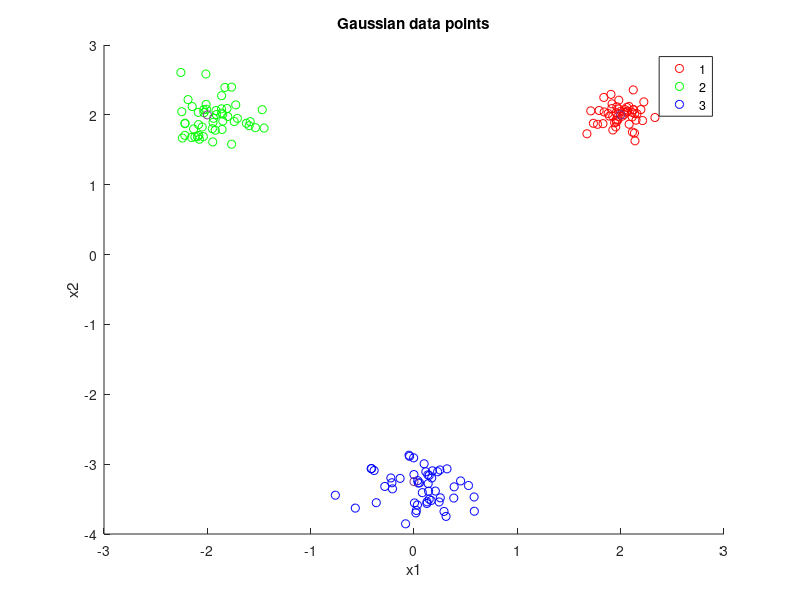

This figure's MATLAB source: (Note: this script raises an error after producing the figure.)
% EC 414 - HW 3 - Spring 2022
% K-Means starter code

clear, clc, close all;

%% Generate Gaussian data:
% Add code below:
mu1 = [2,2]';
mu2 = [-2,2]';
mu3 = [0, -3.25]';

I2 = [1 0; 0 1];

sigma1 = 0.02 * I2;
sigma2 = 0.05 * I2;
sigma3 = 0.07 * I2;

points = 50;

% data1 =  mu1' + randn(points,2)*sigma1;
% data2 =  mu2' + randn(points,2)*sigma2;
% data3 =  mu3' + randn(points,2)*sigma3;
data1 = mvnrnd(mu1, sigma1, points);
data2 = mvnrnd(mu2, sigma2, points);
data3 = mvnrnd(mu3, sigma3, points);

mu = [mu1'; mu2'; mu3'];
figure()
scatter(data1(:,1), data1(:,2), 'r');
hold on
scatter(data2(:,1), data2(:,2), 'g');
scatter(data3(:,1), data3(:,2), 'b');
scatter(mu(:,1),mu(:,2),'black*'); %plot mu values
xlabel('x1')
ylabel('x2')
title('Gaussian data points')
legend('1','2','3');
hold off

%% Generate NBA data:
% Add code below:

% HINT: readmatrix might be useful here
NBA = readmatrix("NBA_stats_2018_2019.xlsx");

% % Problem 3.2(f): Generate Concentric Rings Dataset using
% % sample_circle.m provided to you in the HW 3 folder on Blackboard.
% 
%% K-Means implementation
% Add code below

K = 3;
DATA = [data1 ; data2; data3];

%% (a)
K = 3;
DATA = [data1 ; data2; data3];

MU_init_a = [3 3; -4 -1; 2 -4];
[MU_current_a, labels_a, WCSS_a] = k_means(K, MU_init_a, DATA);
graph_clusters(DATA, labels_a, MU_current_a);

%% (b)
K = 3;
DATA = [data1 ; data2; data3];

MU_init_b = [-0.14 2.61; 3.15 -0.84; -3.28 -1.58];
[MU_current_b, labels_b, WCSS_b] = k_means(K, MU_init_b, DATA);
graph_clusters(DATA, labels_b, MU_current_b);

%% (c)
%We suggest choosing centers either 1) uniformly at random from the dataset or alternatively 2) uniformly distributed over a tight rectangular region encompassing the dataset.
K = 3;
DATA = [data1 ; data2; data3];

size = length(DATA);
WCSS_c = zeros(10,1);
for(i = 1:10)
    index = randi([1,size],1,K); %generate index for three random points from data set for mu
    while(length(unique(index)) ~= K) %if indices are not all unique keep generating indices
        index = randi([1,size],1,K);
    end
    c(i).MU_init = DATA(index, :); %get initial mu values from dataset using randomly generated indices
    [c(i).MU_current, c(i).labels, c(i).WCSS] = k_means(K, c(i).MU_init, DATA);
    %graph_clusters(DATA, c(i).labels, c(i).MU_current);
    WCSS_c(i) = c(i).WCSS;
end
sort_WCSS = sort(WCSS_c); %sort WCSS from smallest value to largest value
i = find(sort_WCSS(1) == WCSS_c); %find the index of the smallest WCSS
i = i(1); %if multiple mu values generate the smallest WCSS, choose the first one
graph_clusters(DATA, c(i).labels, c(i).MU_current); %graph clusters of smallest WCSS


%% (d)
DATA = [data1 ; data2; data3];

size = length(DATA);
WCSS_d = zeros(9,1);
for(K = 2:10)
    for(i = 1:10)
        index = randi([1,size],1,K); %generate index for three random points from data set for mu
        while(length(unique(index)) ~= K) %if indices are not all unique keep generating indices
            index = randi([1,size],1,K);
        end
        k(K-1).d(i).MU_init = DATA(index, :); %get initial mu values from dataset using randomly generated indices
        [k(K-1).d(i).MU_current, k(K-1).d(i).labels, k(K-1).d(i).WCSS] = k_means(K, k(K-1).d(i).MU_init, DATA);
        %graph_clusters(DATA, d(i).labels, d(i).MU_current);
        k(K-1).WCSS(i) = k(K-1).d(i).WCSS;
    end
    sort_WCSS = sort(k(K-1).WCSS); %sort WCSS from smallest value to largest value
    WCSS_d(K-1) = sort_WCSS(1);
end
figure()
plot(2:10, WCSS_d)
xlabel('k value')
ylabel('WCSS')
title('WCSS change with k-value')

%% 3.3
%f(k, λ) = WCSSk−means + λk, where WCSSk−means
%λ ∈ {15, 20, 25, 30}, plot f(k, λ) as a function of k for k ∈ Krange
K = [2:10];
lambda = [15 20 25 30];
figure()
for i = 1:length(lambda);
    fk = WCSS_d + lambda(i).*K';
    plot(K',fk)
    hold on
end
xlabel('k value')
ylabel('WCSS-means + λk')
legend('15','20','25','30')
title(legend, 'λ')
title('k-means WCSS + penalty λk')
hold off

%% (e)
PPG = NBA(:,7);
MPG = NBA(:,5);
DATA = [MPG PPG];

%plot data
figure()
scatter(MPG, PPG);
xlabel('Minutes Per Game')
ylabel('Points Per Game')
title('Points Per Game(PPG) versus Minutes Per Game(MPG)')

%Apply your implementation of the k-means algorithm with k = 10 selecting the best of 10 different random initializations as the final outpu
K = 10;
size = length(DATA);
WCSS_e = zeros(10,1);
for(i = 1:10)
    index = randi([1,size],1,K); %generate index for three random points from data set for mu
    while(length(unique(index)) ~= K) %if indices are not all unique keep generating indices
        index = randi([1,size],1,K);
    end
    e(i).MU_init = DATA(index, :); %get initial mu values from dataset using randomly generated indices
    [e(i).MU_current, e(i).labels, e(i).WCSS] = k_means(K, e(i).MU_init, DATA);
    %graph_clusters(DATA, c(i).labels, c(i).MU_current);
    WCSS_e(i) = e(i).WCSS;
end
sort_WCSS = sort(WCSS_e); %sort WCSS from smallest value to largest value
ind = find(sort_WCSS(1) == WCSS_e); %find the index of the smallest WCSS
ind = ind(1); %if multiple mu values generate the smallest WCSS, choose the first one
%graph_clusters(DATA, e(i).labels, e(i).MU_current); %graph clusters of smallest WCSS
figure()
data_i = DATA(find(e(ind).labels == 1), :);
scatter(data_i(:,1), data_i(:,2)); %plot points with label 1
hold on
for(i = 2:10)
    data_i = DATA(find(e(ind).labels == i), :);
    scatter(data_i(:,1), data_i(:,2));
end
scatter(e(ind).MU_current(:,1),e(ind).MU_current(:,2),'black*')
xlabel('Minutes Per Game')
ylabel('Points Per Game')
title('k-means Clusters for NBA Data')
legend({'1','2','3','4','5','6','7','8','9','10','mu'})
hold off

%% (f)
DATA = sample_circle(3);
scatter(DATA(1:500, 1), DATA(1:500, 2))
hold on
scatter(DATA(501:1000, 1), DATA(501:1000, 2))
scatter(DATA(1001:1500, 1), DATA(1001:1500, 2))
title('3 Concentric Rings')
hold off

K = 3;
size = length(DATA);
WCSS_f = zeros(10,1);
for(i = 1:10)
    index = randi([1,size],1,K); %generate index for three random points from data set for mu
    while(length(unique(index)) ~= K) %if indices are not all unique keep generating indices
        index = randi([1,size],1,K);
    end
    f(i).MU_init = DATA(index, :); %get initial mu values from dataset using randomly generated indices
    [f(i).MU_current, f(i).labels, f(i).WCSS] = k_means(K, f(i).MU_init, DATA);
    %graph_clusters(DATA, c(i).labels, c(i).MU_current);
    WCSS_f(i) = f(i).WCSS;
end
sort_WCSS = sort(WCSS_f); %sort WCSS from smallest value to largest value
i = find(sort_WCSS(1) == WCSS_f); %find the index of the smallest WCSS
i = ind(1); %if multiple mu values generate the smallest WCSS, choose the first one
graph_clusters(DATA, f(i).labels, f(i).MU_current); %graph clusters of smallest WCSS



%% Functions


%returns euclidean distance of a singular point to each point in a matrix
function distance = euclidean_distance(point, points)
    distance = zeros(length(points),1); %initialize distance vector
    [r,c] = size(points);
    for (i = 1:r) % loop through each point of the matrix of points
        distance(i,1) = sqrt((point(1,1)-points(i,1))^2+(point(1,2)-points(i,2))^2); %distance between two points
    end
end

%returns the label of the closest point given a distance vector and matrix of points
function label = closest_label(distance, points)
    sort_dist = sort(distance); %sort the distance vector from smalllest to largest
    close_point = points(find(sort_dist(1) == distance), :); %find the index of the smallest distance in the distance vector and find point that gives that distance
    [tf, label] = ismember(close_point, points, 'rows'); %find row index of the closest mu, correlates to label
    label = label(1); %if there is a tie in the distance choose the first label
end

%creates a scatter plot of the clusters created and their mu values given the data points, label of those points, and mu values
function graph_clusters(data, labels, mu)
    data1 = data(find(labels == 1), :);
    data2 = data(find(labels == 2), :);
    data3 = data(find(labels == 3), :);
    
    figure()
    scatter(data1(:,1), data1(:,2), 'r'); %plot points with label 1
    hold on
    scatter(data2(:,1), data2(:,2), 'g'); %plot points with label 2
    scatter(data3(:,1), data3(:,2), 'b'); %plot points with label 3
    scatter(mu(:,1),mu(:,2),'black*'); %plot mu values
    xlabel('x1')
    ylabel('x2')
    title('Clusters produced by k-means')
    legend('1','2','3','mu');
    title(legend,'Class');
    hold off
end

%takes K value, initial values of mu, and the data set
%returns the final mu values after k_means has converged
%returns the labels of each data point
%returns the WCSS after convergence
function [MU_current, labels, WCSS] = k_means(K, MU_init, DATA)
    MU_previous = MU_init;
    MU_current = MU_init;
    
    % initializations
    
    labels = ones(length(DATA),1);
    converged = 0;
    iteration = 0;
    convergence_threshold = 0.025;
    
    %stop if the derived cluster means become stationary
    while (converged==0)
        iteration = iteration + 1;
        fprintf('Iteration: %d\n',iteration)
    
        %% CODE - Assignment Step - Assign each data observation to the cluster with the nearest mean:
        % Write code below here:
        for(i = 1:length(DATA))
            dist = euclidean_distance(DATA(i,:),MU_current); %find euclidean distance of each data point to each mu
            labels(i) = closest_label(dist, MU_current); %find the label of the closest mu       
        end
        %% CODE - Mean Updating - Update the cluster means
        % Write code below here:
        MU_previous = MU_current;
        
        for(i = 1:K) %loop through each label
            label = DATA(find(labels == i),:); %find all data points with that label 
            if(~isempty(label)) %check if cluster is not empty
                MU_current(i,:) = mean(label); %find mean of data points with label and update current mu
            end
        end
        %% CODE 4 - Check for convergence 
        % Write code below here:
        
        %check if the change between the previous mu and the current mu is smaller than the threshhold, if it is k-means has converged
        if (abs(MU_previous - MU_current) < convergence_threshold)
            converged=1;
        end  
        %% CODE 5 - Plot clustering results if converged:
        % Write code below here:
        if (converged == 1)
            fprintf('\nConverged.\n')
          
            %% If converged, get WCSS metric
            % Add code below
            WCSS = 0;
            for(i = 1:K) %loop through each label
                dist = euclidean_distance(MU_current(i,:), DATA(find(labels == i),:)); %find all data points with that label
                WCSS = WCSS + sum(dist.^2);
            end
        end
        
        %%%%%%%%%%%%%%%%%%%%%%%%%%%%%%%%%%%%%%%%%%%%%%%%
    end
end
